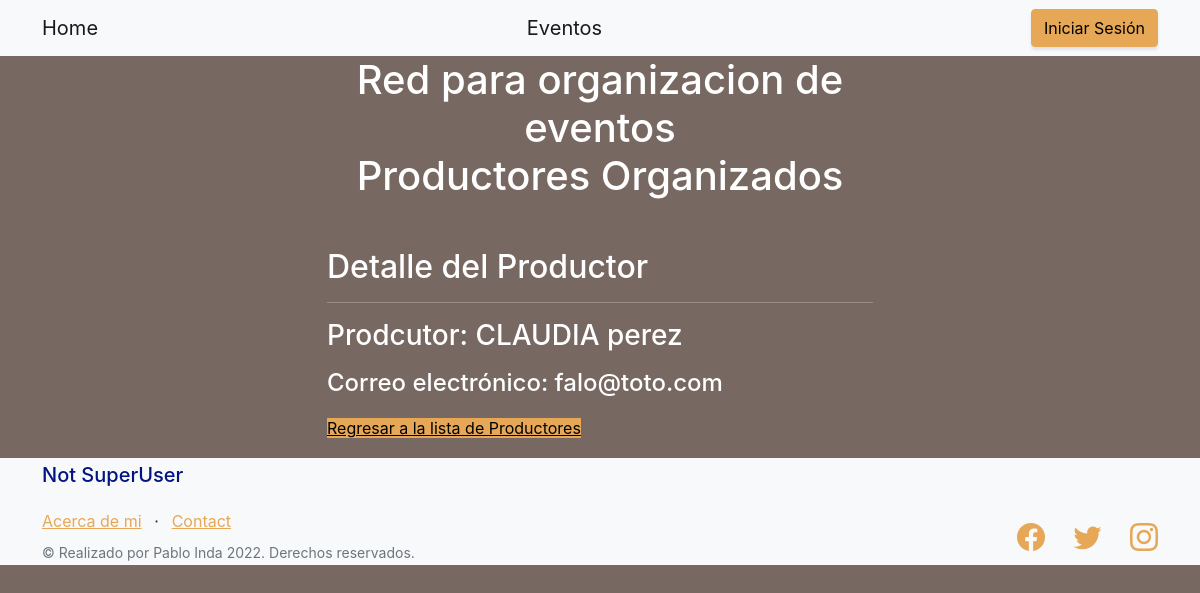
Screenshot of /productor/productor/1/detail with the database file from the repository.
### productor/models.py (models this page shows, shortened)
class Productor(models.Model):
    name = models.CharField(max_length=40)
    last_name = models.CharField(max_length=40)
    cuil = models.IntegerField()
    email = models.EmailField()

### productor/views.py (the view)
# urls.py: path('productor/<int:pk>/detail', views.ProductorDetailView.as_view(), name='productor-detail'),
class ProductorDetailView(DetailView):
    model = Productor
    template_name = "productor/productor_detail.html"

### productor/templates/productor/productor_detail.html
{% extends "home/index.html" %}
{% load static %}
{% block entregafinal_content %}
<h2>Detalle del Productor</h2>
<hr></hr>
<p><h3>Prodcutor: {{ productor.name }} {{ productor.last_name }}</h4></p>
<p><h4>Correo electrónico: {{ productor.email }}</h4></p>
<p><a class="btn2 btn-primary" href="{% url 'productor:productor-list' %}">Regresar a la lista de Productores</a></p>
{% endblock %}

### rows the page displays
Productor: name "CLAUDIA", last_name "perez", email "falo@toto.com"
